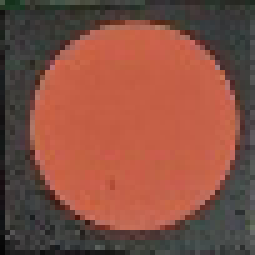
#> input picture Qwirkle Project/template/cerc.png, 51 x 51 px (shown 5 times larger)
$ python script.py --input_folder template --output_folder out --templates_folder template
#> lines starting #> are read from the running program, lines starting #| are printed output that depends on the picture; after the words box and inside, x2 and y2 are one past the last pixel; in counts of white or black regions, pixels touching at a corner belong together
#> in incarca_sabloane_forme, img is the input picture: shape (51, 51, 3); mean B, G, R 65.5, 79.3, 133
import cv2
import numpy as np
import argparse
import sys
import os
import glob

"""
cv2 (OpenCV) version: 4.11.0
NumPy version: 2.2.3
Python version: 3.10.9

Pentru a rula (pentru fiecare folder cu jocuri):
python script.py -i <input_folder_name> -o <output_folder_name> -t <template_folder_name>
"""

# =============================================================================
#  SECTIUNEA 1: EXTRAGEREA CADRANULUI (PRE-PROCESARE TABLA)
# =============================================================================

# [260 lines left out: functions normalizeaza_iluminarea, gaseste_contur_tabla, ordoneaza_colturi, gaseste_colturi_tabla, transforma_perspectiva_tabla, proceseaza_extragere_tabla and 4 more, not called in this run]

# =============================================================================
#  SECTIUNEA 5: DETECTIE FORMA
# =============================================================================

def centreaza_imaginea(thresh_image):
    contours, _ = cv2.findContours(thresh_image, cv2.RETR_EXTERNAL, cv2.CHAIN_APPROX_SIMPLE)

    if not contours:
        return thresh_image # Daca e toata imaginea neagra, nu am ce sa centrez

    # iau conturul maxim
    c = max(contours, key=cv2.contourArea)

    M = cv2.moments(c)

    if M["m00"] > 0:
        # Coordonatele centrului de greutate al piesei (CX, CY)
        cX = int(M["m10"] / M["m00"])
        cY = int(M["m01"] / M["m00"])

        # Dimensiunile imaginii
        h, w = thresh_image.shape

        # Coordonatele centrului imaginii (unde vrem sa fie plasat outputul)
        img_centerX = w // 2
        img_centerY = h // 2

        # calculez deplasarea fata de centru
        tX = img_centerX - cX
        tY = img_centerY - cY

        # creez matrice de translatie
        Translation_Matrix = np.float32([[1, 0, tX], [0, 1, tY]])

        centered_image = cv2.warpAffine(thresh_image, Translation_Matrix, (w, h), borderValue=0)

        return centered_image

    return thresh_image

def preproceseaza_pentru_forma(img, target_size=(64, 64)):
    # Pasul 1: Fac upscale (4x) pentru a se pastra detaliile
    # Exemplu: 50x50 -> devine 200x200
    img_big = cv2.resize(img, (0, 0), fx=4, fy=4, interpolation=cv2.INTER_CUBIC)
    # Pasul 2: Scot V-ul din HSV (Grayscale based on brightness)
    if len(img_big.shape) == 3:
        hsv = cv2.cvtColor(img_big, cv2.COLOR_BGR2HSV)
        gray = hsv[:,:,2]
    else:
        gray = img_big

    # Pasul 3: Aplic blur si threshold
    blurred = cv2.GaussianBlur(gray, (7, 7), 0)
    _, thresh = cv2.threshold(blurred, 0, 255, cv2.THRESH_BINARY + cv2.THRESH_OTSU)

    # acum am patchul alb negru de dimensiune 200x200, dar pe margini inca este zgomot, si l elimin direct taiind margini din patch
    P = 10
    ##cv2.imshow("Thresh Forma Inainte Crop", thresh)
    # Obținem dimensiunile imaginii curente (H, W)
    h, w = thresh.shape

    # Facem slicing :
    # De la P pana la H-P pe verticala
    # De la P pana la W-P pe orizontala
    # pentru a scoate zgomotul de pe margini

    thresh_centered = centreaza_imaginea(thresh)
    ##cv2.imshow("Thresh Forma Centrat", thresh_centered)
    thresh_cropped = thresh_centered[P : h-P, P : w-P]

    ##cv2.imshow("Thresh Forma Dupa Crop", thresh_cropped)
    # --- PASUL 5: Resize final la target_size (ex: 64x64) ---
    # pentru a putea compara cu template-urile, aducem rezultatul la dimensiunea standard
    result = cv2.resize(thresh_cropped, target_size, interpolation=cv2.INTER_AREA)
    return result

def incarca_sabloane_forme(folder_path):
    shapes = ["cerc", "patrat", "romb", "stea_4", "stea_8", "trifoi"]
    templates = {shape: [] for shape in shapes}
    extensie =  ".png"

    for shape in shapes:
        path = None
        p = os.path.join(folder_path, shape + extensie)
        if os.path.exists(p):
            img = cv2.imread(p)
            processed = preproceseaza_pentru_forma(img)
#> in preproceseaza_pentru_forma, `img_big = cv2.resize(img, (0, 0), fx=4, fy=4, interpolation=cv2.INTER_..`:
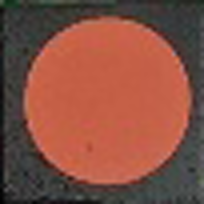
#> img_big: shape (204, 204, 3); mean B, G, R 65.5, 79.3, 133
#> in preproceseaza_pentru_forma, `hsv = cv2.cvtColor(img_big, cv2.COLOR_BGR2HSV)`: hsv: shape (204, 204, 3); mean H, S, V 30, 101.9, 134.1
#> in preproceseaza_pentru_forma, `gray = hsv[:,:,2]`:
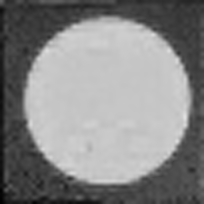
#> gray: shape (204, 204); min 2, max 224, mean 134.1
#> in preproceseaza_pentru_forma, `_, thresh = cv2.threshold(blurred, 0, 255, cv2.THRESH_BINARY + cv2.THR..`:
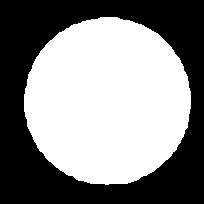
#> thresh: shape (204, 204); 52.8% white; 1 black region
#> in centreaza_imaginea, `contours, _ = cv2.findContours(thresh_image, cv2.RETR_EXTERNAL, cv2.CH..`: contours = 1 contour; box (x1, y1, x2, y2) and area: (24, 17, 191, 185) 21729
#> in centreaza_imaginea, `c = max(contours, key=cv2.contourArea)`: c = contour of 212 points, box (x1, y1, x2, y2) (24, 17, 191, 185), area 21729
#> in centreaza_imaginea, `M = cv2.moments(c)`: M = moments, m00 21729, centre m10/m00, m01/m00 = (107.1, 100.8)
#> in centreaza_imaginea, `cX = int(M["m10"] / M["m00"])`: cX = 107
#> in centreaza_imaginea, `cY = int(M["m01"] / M["m00"])`: cY = 100
#> in centreaza_imaginea, `tX = img_centerX - cX`: tX = -5
#> in centreaza_imaginea, `tY = img_centerY - cY`: tY = 2
#> in centreaza_imaginea, `Translation_Matrix = np.float32([[1, 0, tX], [0, 1, tY]])`: Translation_Matrix = [[1, 0, -5], [0, 1, 2]]
#> in centreaza_imaginea, `centered_image = cv2.warpAffine(thresh_image, Translation_Matrix, (w, ..`:
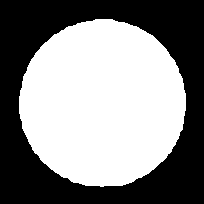
#> centered_image: shape (204, 204); 52.8% white; 1 black region, box (x1, y1, x2, y2) and area: (0, 0, 204, 204) 19649
#> in preproceseaza_pentru_forma, `thresh_cropped = thresh_centered[P : h-P, P : w-P]`:
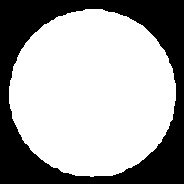
#> thresh_cropped: shape (184, 184); 64.9% white; 1 black region, box (x1, y1, x2, y2) and area: (0, 0, 184, 184) 11889
#> in preproceseaza_pentru_forma, `result = cv2.resize(thresh_cropped, target_size, interpolation=cv2.INT..`:
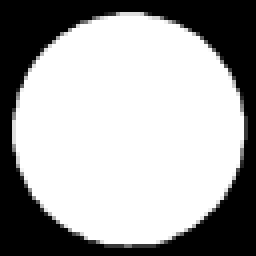
#> result: shape (64, 64) (shown 4 times larger); min 0, max 255, mean 165.5
            templates[shape].append(processed)
#> pass 2 of the loop in incarca_sabloane_forme, `for shape in shapes:`:
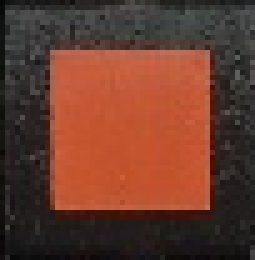
#> input picture Qwirkle Project/template/patrat.png, 51 x 52 px (shown 5 times larger)
#> in incarca_sabloane_forme, img is the input picture: shape (52, 51, 3); mean B, G, R 45.4, 59.3, 103.8
#> img_big: shape (208, 204, 3)
#> hsv: shape (208, 204, 3); mean H, S, V 30.9, 99.9, 104.2
#> gray: shape (208, 204)
#> blurred: shape (208, 204)
#> in preproceseaza_pentru_forma (call 2), `_, thresh = cv2.threshold(blurred, 0, 255, cv2.THRESH_BINARY + cv2.THR..`:
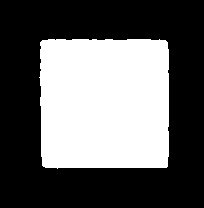
#> thresh: shape (208, 204); 38.8% white; 1 white region
#> contours = 1 contour; box (x1, y1, x2, y2) and area: (39, 39, 169, 169) 16204
#> centered_image: shape (208, 204); 38.8% white; 1 white region, box (x1, y1, x2, y2) and area: (37, 40, 167, 170) 16455
#> thresh_cropped: shape (188, 184); 47.6% white; 1 white region, box (x1, y1, x2, y2) and area: (27, 30, 157, 160) 16455
#> in preproceseaza_pentru_forma (call 2), `result = cv2.resize(thresh_cropped, target_size, interpolation=cv2.INT..`:
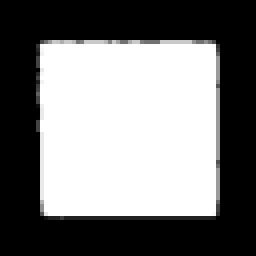
#> result: shape (64, 64) (shown 4 times larger); min 0, max 255, mean 121.3
#> pass 3 of the loop in incarca_sabloane_forme, `for shape in shapes:`:
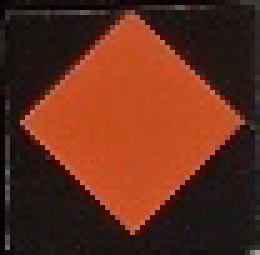
#> input picture Qwirkle Project/template/romb.png, 52 x 51 px (shown 5 times larger)
#> in incarca_sabloane_forme, img is the input picture: shape (51, 52, 3); mean B, G, R 27.2, 44.8, 96.6
#> img_big: shape (204, 208, 3)
#> hsv: shape (204, 208, 3); mean H, S, V 27.4, 141, 96.7
#> gray: shape (204, 208)
#> blurred: shape (204, 208)
#> in preproceseaza_pentru_forma (call 3), `_, thresh = cv2.threshold(blurred, 0, 255, cv2.THRESH_BINARY + cv2.THR..`:
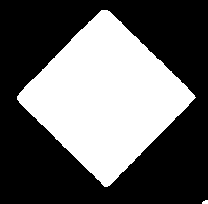
#> thresh: shape (204, 208); 39.2% white; 2 white regions
#> contours = 2 contours, 1 with area under 20; largest, box (x1, y1, x2, y2) and area: (17, 10, 196, 187) 16432
#> centered_image: shape (204, 208); 39.2% white; 1 white region, box (x1, y1, x2, y2) and area: (16, 15, 195, 192) 16626
#> thresh_cropped: shape (184, 188); 48.1% white; 1 white region, box (x1, y1, x2, y2) and area: (6, 5, 185, 182) 16626
#> in preproceseaza_pentru_forma (call 3), `result = cv2.resize(thresh_cropped, target_size, interpolation=cv2.INT..`:
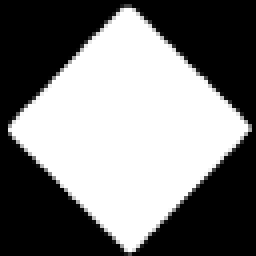
#> result: shape (64, 64) (shown 4 times larger); min 0, max 255, mean 122.6
#> the loop made 6 passes; the first 3 are shown
    return templates

# [188 lines left out: functions roteste_imaginea, identifica_forma_piesei, genereaza_matrice_bonus, calculeaza_scor_tura, deseneaza_analiza_pe_imagine, not called in this run]
def main():
    parser = argparse.ArgumentParser()
    parser.add_argument("-i", "--input_folder", required=True)
    parser.add_argument("-o", "--output_folder", required=True)
    parser.add_argument("-t", "--templates_folder", required=True)

    args = vars(parser.parse_args())
    input_folder = args["input_folder"]
    output_folder = args["output_folder"]
    templates_folder = args["templates_folder"]

    if not os.path.exists(output_folder):
        os.makedirs(output_folder)

    COL_LETTERS = "ABCDEFGHIJKLMNOP"
    SHAPE_CODES = {
        "cerc": "1", "trifoi": "2", "romb": "3",
        "patrat": "4", "stea_4": "5", "stea_8": "6",
        "Necunoscut": "?"
    }
    COLOR_CODES = {
        "Rosu": "R", "Albastru": "B", "Verde": "G",
        "Galben": "Y", "Portocaliu": "O", "Alb": "W",
        "Necunoscut": "?"
    }

    shape_templates = incarca_sabloane_forme(templates_folder)
#> shape_templates = 6 items
    if not shape_templates:
        print("Eroare: Nu s-au putut incarca sabloanele.")
        sys.exit(1)

    all_files = glob.glob(os.path.join(input_folder, "*.[jp][pn]g"))
    if not all_files:
        print("Eroare: Folder input gol.")
        sys.exit(1)

    games = {}
    for filepath in all_files:
        filename = os.path.basename(filepath)
        try:
            game_id = int(filename.split('_')[0])
            if game_id not in games:
                games[game_id] = []
            games[game_id].append(filepath)
        except ValueError:
            continue

    sorted_game_ids = sorted(games.keys())

    for game_id in sorted_game_ids:
        print(f"--- Procesare JOCUL {game_id} ---")

        game_images = sorted(games[game_id], key=lambda x: int(os.path.splitext(os.path.basename(x))[0].split('_')[1]))

        full_board_state = np.zeros((16, 16), dtype=int)
        bonus_matrix = np.zeros((16, 16), dtype=int)
        previous_warped_board = None

        for image_path in game_images:
            filename_no_ext = os.path.splitext(os.path.basename(image_path))[0]
            parts = filename_no_ext.split('_')
            idx_j = int(parts[1])

            output_txt_path = os.path.join(output_folder, f"{filename_no_ext}.txt")

            warped_board = proceseaza_extragere_tabla(image_path)
            if warped_board is None:
                if idx_j > 0:
                    with open(output_txt_path, "w") as f: f.write("EROARE_PROCESARE\n0")
                continue

            pieces_to_write = []
            current_turn_score = 0

            if idx_j == 0:
                print(f"  > Initializare tabla (j=0): {filename_no_ext}")
                full_board_state = determina_configuratia_initiala(warped_board)
                bonus_matrix = genereaza_matrice_bonus(full_board_state)
                previous_warped_board = warped_board
                continue

            else:
                if previous_warped_board is None:
                    print(f"Eroare: Lipseste imaginea de start (j=0) pentru jocul {game_id}")
                    continue

                print(f"  > Procesare mutare {idx_j}: {filename_no_ext}")

                current_diff_grid, _ = detecteaza_schimbari_intre_imagini(warped_board, previous_warped_board)
                mutari_noi_set = identifica_mutari_noi(current_diff_grid, full_board_state)
                mutari_noi_list = list(mutari_noi_set)

                for (r, c) in mutari_noi_list:
                    y, x = r*50, c*50
                    patch = warped_board[y:y+50, x:x+50]
                    shape_name = identifica_forma_piesei(patch, shape_templates)
                    color_name = determina_culoarea_piesei(patch)
                    pieces_to_write.append((r, c, shape_name, color_name))

                for (r, c) in mutari_noi_list:
                    full_board_state[r, c] = 1

                current_turn_score, bonus_matrix = calculeaza_scor_tura(mutari_noi_list, full_board_state, bonus_matrix)
                previous_warped_board = warped_board

                pieces_to_write.sort(key=lambda x: (x[0], x[1]))

                with open(output_txt_path, "w") as f:
                    for item in pieces_to_write:
                        r, c, s_name, c_name = item
                        row_str = str(r + 1)
                        col_str = COL_LETTERS[c]
                        shape_code = SHAPE_CODES.get(s_name, "?")
                        color_code = COLOR_CODES.get(c_name, "?")
                        f.write(f"{row_str}{col_str} {shape_code}{color_code}\n")
                    f.write(str(current_turn_score))

    cv2.destroyAllWindows()

if __name__ == "__main__":
    main()
